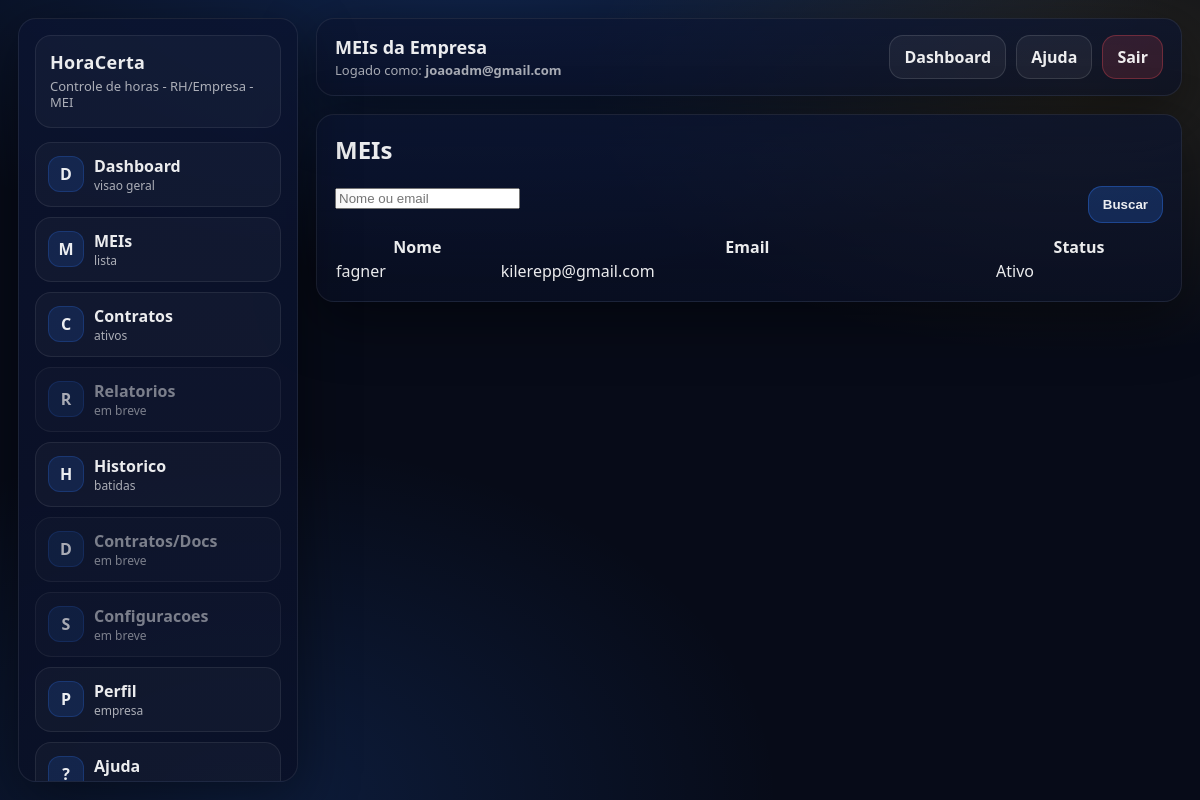
The app's page /empresa/meis/ (signed in) with its own data.
### accounts/models.py (models this page shows, shortened)
class User(AbstractUser):
    class Role(models.TextChoices):
        EMPRESA = "EMPRESA", "Empresa (RH/Admin)"
        FUNCIONARIO = "FUNCIONARIO", "Funcionário (MEI)"
    role = models.CharField(
        max_length=20,
        choices=Role.choices,
        default=Role.FUNCIONARIO,
    )
    email = models.EmailField(unique=True)  # <- importante

### companies/models.py (models this page shows, shortened)
class Employee(models.Model):
    id = models.UUIDField(primary_key=True, default=uuid.uuid4, editable=False)
    user = models.OneToOneField(
        settings.AUTH_USER_MODEL,
        on_delete=models.CASCADE,
        related_name="employee_profile",
    )
    company = models.ForeignKey(
        Company,
        on_delete=models.PROTECT,
        related_name="employees",
        null=True,
        blank=True,
    )
    full_name = models.CharField(max_length=120)
    document = models.CharField(max_length=20, blank=True, default="")
    phone = models.CharField(max_length=30, blank=True, default="")
    address = models.TextField(blank=True, default="")
    profile_photo = models.ImageField(upload_to="employee_photos/", null=True, blank=True)
    is_active = models.BooleanField(default=True)
    created_at = models.DateTimeField(auto_now_add=True)
    class Meta:
        verbose_name = "Employee"
        verbose_name_plural = "Employees"
        ordering = ["full_name"]

### accounts/views.py (the view)
# urls.py: path("empresa/meis/", views.company_meis, name="company_meis"),
@login_required
def company_meis(request):
    denied = _redirect_if_not_empresa(request)
    if denied:
        return denied
    company = _company_for_user(request.user)
    form = EmployeeSearchForm(request.GET or None)
    qs = Employee.objects.filter(company=company).select_related("user") if company else Employee.objects.none()
    if form.is_valid():
        q = (form.cleaned_data.get("q") or "").strip()
        if q:
            qs = qs.filter(Q(full_name__icontains=q) | Q(user__email__icontains=q) | Q(user__username__icontains=q))
    return render(request, "accounts/company_meis.html", {"company": company, "employees": qs.order_by("full_name")[:300], "employee_search_form": form})

### accounts/forms.py
class EmployeeSearchForm(forms.Form):
    q = forms.CharField(
        label="Buscar funcionario",
        required=False,
        max_length=120,
        widget=forms.TextInput(attrs={"placeholder": "Nome ou email"}),
    )

### accounts/context_processors.py (called while the page is built)
def header_profile_media(request):
    if not getattr(request, "user", None) or not request.user.is_authenticated:
        return {}
    logo_url = ""
    photo_url = ""
    try:
        if request.user.role == "EMPRESA":
            company = request.user.owned_companies.first()
            if company and company.logo:
                logo_url = company.logo.url
        else:
            employee = getattr(request.user, "employee_profile", None)
            if employee and employee.profile_photo:
                photo_url = employee.profile_photo.url
    except Exception:
        pass
    return {
        "header_company_logo_url": logo_url,
        "header_profile_photo_url": photo_url,
    }

### accounts/views.py (called while the page is built)
def _company_for_user(user):
    return Company.objects.filter(owner=user).first()

def _redirect_if_not_empresa(request):
    if request.user.role != User.Role.EMPRESA:
        return redirect("dashboard")
    return None

### templates/accounts/company_meis.html (shortened to what this page needs)
{% extends "accounts/base.html" %}
{% block page_title %}MEIs da Empresa{% endblock %}
{% block content %}
<div class="card">
  <h2 style="margin-top:0;">MEIs</h2>
  <form method="get" style="display:flex;gap:10px;flex-wrap:wrap;">
    <div style="min-width:260px;flex:1;">{{ employee_search_form.q }}</div>
    <button class="btn primary" type="submit">Buscar</button>
  </form>
  <table style="width:100%;margin-top:12px;border-collapse:collapse;">
    <thead><tr><th>Nome</th><th>Email</th><th>Status</th></tr></thead>
    <tbody>
      {% for e in employees %}
        <tr>
          <td>{{ e.full_name }}</td>
          <td>{{ e.user.email|default:e.user.username }}</td>
          <td>{% if e.is_active %}Ativo{% else %}Inativo{% endif %}</td>
        </tr>
      {% empty %}
        <tr><td colspan="3" class="muted">Nenhum MEI encontrado.</td></tr>
      {% endfor %}
    </tbody>
  </table>
</div>
{% endblock %}

### templates/accounts/base.html (shortened to what this page needs)
{% load static %}
<!doctype html>
<html lang="pt-br">
<head>
</head>
<body>
  {% if request.user.is_authenticated %}
    <div class="wrap">
      <aside class="sidebar">
        <div class="brand">
          <div class="name">HoraCerta</div>
          <div class="sub">Controle de horas - RH/Empresa - MEI</div>
        </div>
        <nav class="menu">
          {% if request.user.role == "EMPRESA" %}
            <a class="item" href="{% url 'dashboard_empresa' %}">
              <div class="icon">D</div>
              <div><strong>Dashboard</strong><div class="muted" style="font-size:12px">visao geral</div></div>
            </a>
            <a class="item" href="{% url 'company_meis' %}">
              <div class="icon">M</div>
              <div><strong>MEIs</strong><div class="muted" style="font-size:12px">lista</div></div>
            </a>
            <a class="item" href="{% url 'company_contracts' %}">
              <div class="icon">C</div>
              <div><strong>Contratos</strong><div class="muted" style="font-size:12px">ativos</div></div>
            </a>
            <a class="item muted" href="{% url 'company_reports' %}">
              <div class="icon">R</div>
              <div><strong>Relatorios</strong><div class="muted" style="font-size:12px">em breve</div></div>
            </a>
            <a class="item" href="{% url 'company_history' %}">
              <div class="icon">H</div>
              <div><strong>Historico</strong><div class="muted" style="font-size:12px">batidas</div></div>
            </a>
            <a class="item muted" href="{% url 'company_docs' %}">
              <div class="icon">D</div>
              <div><strong>Contratos/Docs</strong><div class="muted" style="font-size:12px">em breve</div></div>
            </a>
            <a class="item muted" href="{% url 'company_settings' %}">
              <div class="icon">S</div>
              <div><strong>Configuracoes</strong><div class="muted" style="font-size:12px">em breve</div></div>
            </a>
            <a class="item" href="{% url 'company_profile' %}">
              <div class="icon">P</div>
              <div><strong>Perfil</strong><div class="muted" style="font-size:12px">empresa</div></div>
            </a>
          {% endif %}
          <a class="item" href="{% url 'help' %}">
            <div class="icon">?</div>
            <div><strong>Ajuda</strong><div class="muted" style="font-size:12px">como usar</div></div>
          </a>
        </nav>
      </aside>
      <main class="main">
        <header class="topbar">
          <div class="top-left">
            <div class="top-heading">
              <div class="title">{% block page_title %}HoraCerta{% endblock %}</div>
            </div>
            <div class="meta">Logado como: <strong>{{ request.user.email|default:request.user.username }}</strong></div>
          </div>
          <div class="top-actions">
            <a class="btn" href="{% url 'dashboard' %}">Dashboard</a>
            <a class="btn" href="{% url 'help' %}">Ajuda</a>
            <a class="btn danger" href="{% url 'logout' %}">Sair</a>
          </div>
        </header>
        <section class="content">
          {% block content %}{% endblock %}
        </section>
      </main>
    </div>
  {% endif %}
</body>
</html>

### templates/accounts/base.html (style rules this page uses)
:root { --bg:#070b18; --panel:#0b1430; --panel2:#0a1026; --stroke:rgba(255,255,255,.08); --border:rgba(255,255,255,.10); --text:rgba(255,255,255,.92); --muted:rgba(255,255,255,.65); --blue:#2f7cff; --yellow:#ffd24a; --ok:#29d17d; --warn:#ffb020; --danger:#ff4d5a; --radius:18px; --shadow: 0 18px 60px rgba(0,0,0,.45); }
* { box-sizing:border-box; }
body { margin:0; font-family: system-ui, -apple-system, Segoe UI, Roboto, Arial, sans-serif; background: radial-gradient(1200px 600px at 40% -10%, rgba(47,124,255,.25), transparent 60%), radial-gradient(900px 500px at 90% 10%, rgba(255,210,74,.12), transparent 55%), radial-gradient(900px 600px at 20% 100%, rgba(47,124,255,.16), transparent 60%), var(--bg); color: var(--text); min-height:100vh; }
a { color:inherit; text-decoration:none; }
.wrap { display:flex; min-height:100vh; gap:18px; padding:18px; }
.sidebar { width:280px; background: linear-gradient(180deg, rgba(11,20,48,.86), rgba(10,16,38,.86)); border:1px solid var(--stroke); border-radius: var(--radius); box-shadow: var(--shadow); padding:16px; position: sticky; top:18px; height: calc(100vh - 36px); overflow:auto; }
.brand { padding:14px 14px 16px; border:1px solid var(--stroke); border-radius: 16px; background: rgba(255,255,255,.03); }
.brand .name { font-weight:800; letter-spacing:.3px; font-size: 18px; margin-bottom:4px; }
.brand .sub { color:var(--muted); font-size:13px; line-height:1.25; }
.menu { margin-top:14px; display:flex; flex-direction:column; gap:10px; }
.item { display:flex; align-items:center; gap:10px; padding:12px 12px; border:1px solid var(--stroke); border-radius: 16px; background: rgba(255,255,255,.03); transition: transform .08s ease, border-color .12s ease, background .12s ease; }
.item .icon { width:36px; height:36px; border-radius: 12px; display:grid; place-items:center; background: rgba(47,124,255,.14); border:1px solid rgba(47,124,255,.22); color: rgba(255,255,255,.92); font-weight:800; }
.item.muted { opacity:.7; }
.main { flex:1; min-width:0; display:flex; flex-direction:column; gap:18px; }
.topbar { display:flex; align-items:center; justify-content:space-between; gap:12px; padding:16px 18px; border-radius: var(--radius); border:1px solid var(--stroke); background: linear-gradient(180deg, rgba(11,20,48,.72), rgba(10,16,38,.66)); box-shadow: var(--shadow); }
.top-left .title { font-size:18px; font-weight:800; margin-bottom:2px; }
.top-heading { display:flex; align-items:center; gap:10px; }
.top-left .meta { color:var(--muted); font-size:13px; }
.top-actions { display:flex; align-items:center; gap:10px; flex-wrap:wrap; }
.btn { display:inline-flex; align-items:center; justify-content:center; padding:10px 14px; border-radius: 14px; border:1px solid rgba(255,255,255,.12); background: rgba(255,255,255,.05); color: rgba(255,255,255,.92); font-weight:700; cursor:pointer; }
.btn.primary { background: rgba(47,124,255,.22); border-color: rgba(47,124,255,.35); }
.btn.danger { background: rgba(255,77,90,.14); border-color: rgba(255,77,90,.30); }
.content { padding:0; }
.card { border:1px solid var(--stroke); border-radius: var(--radius); background: linear-gradient(180deg, rgba(11,20,48,.72), rgba(10,16,38,.62)); box-shadow: var(--shadow); padding:18px; }
.muted { color: var(--muted); }

### records on screen
User: user.email "joaoadm@gmail.com"
Employee: full_name "fagner", user.email "kilerepp@gmail.com", is_active "Ativo"
